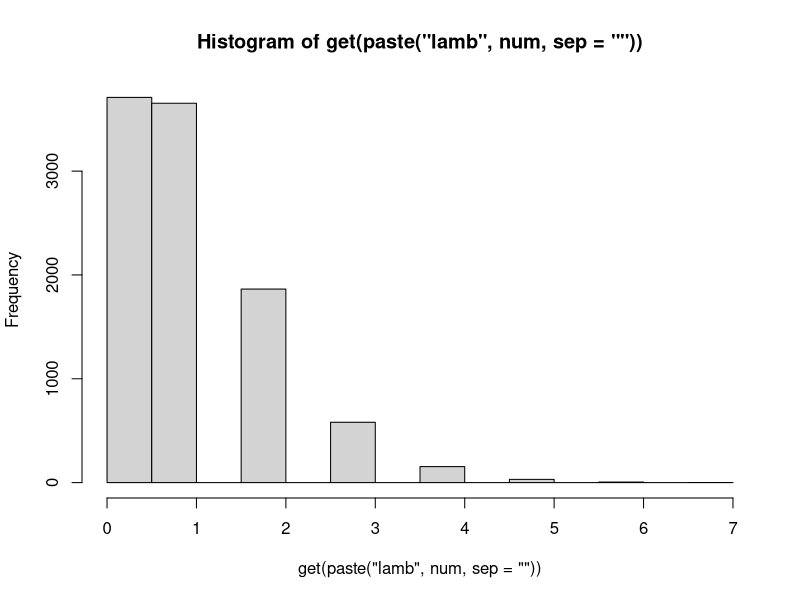
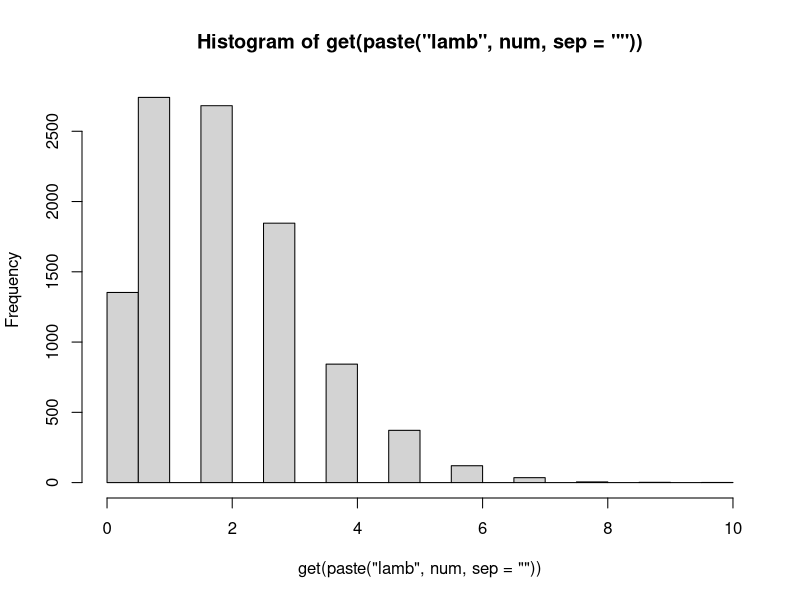
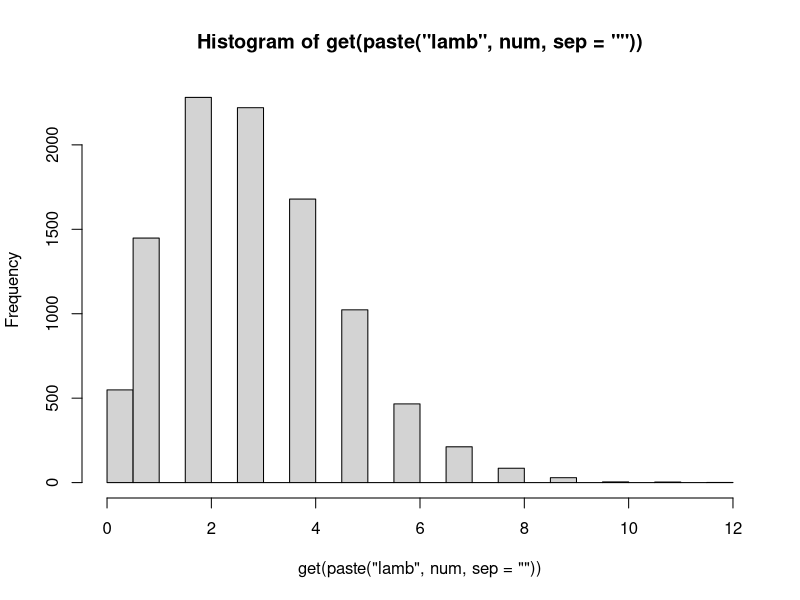
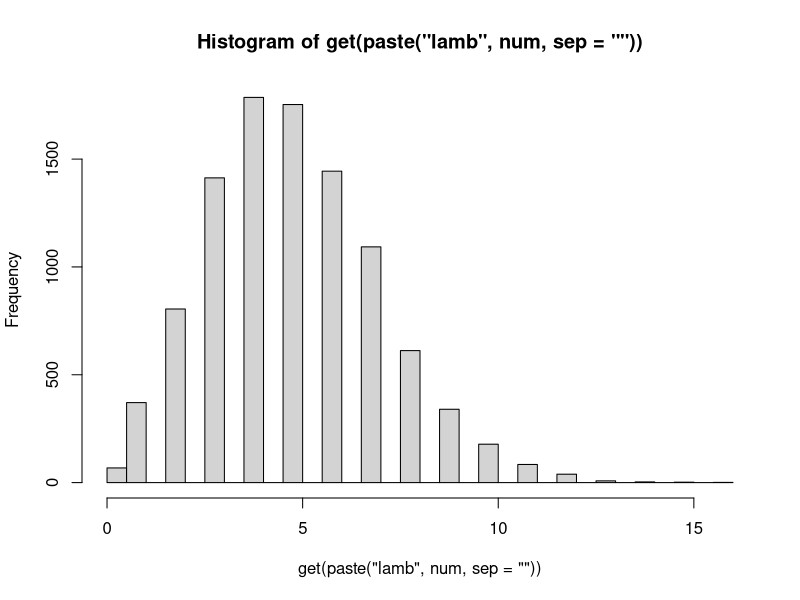
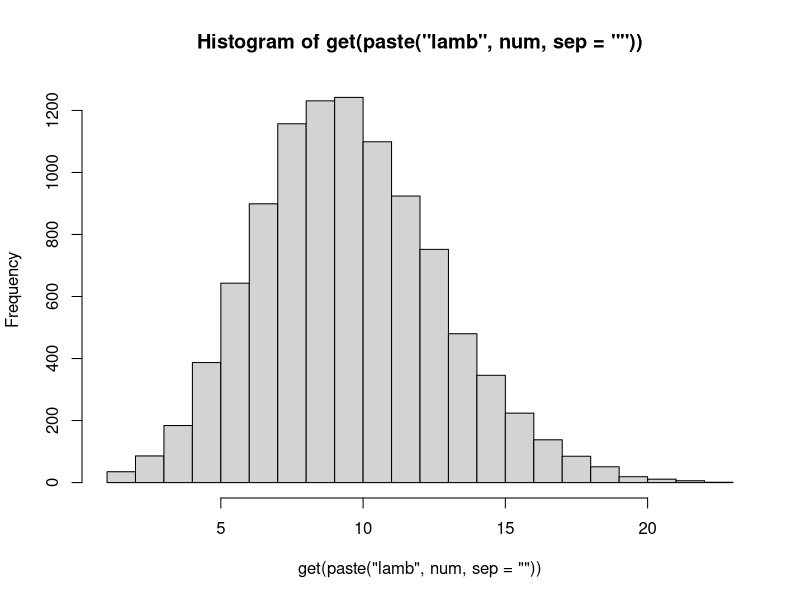
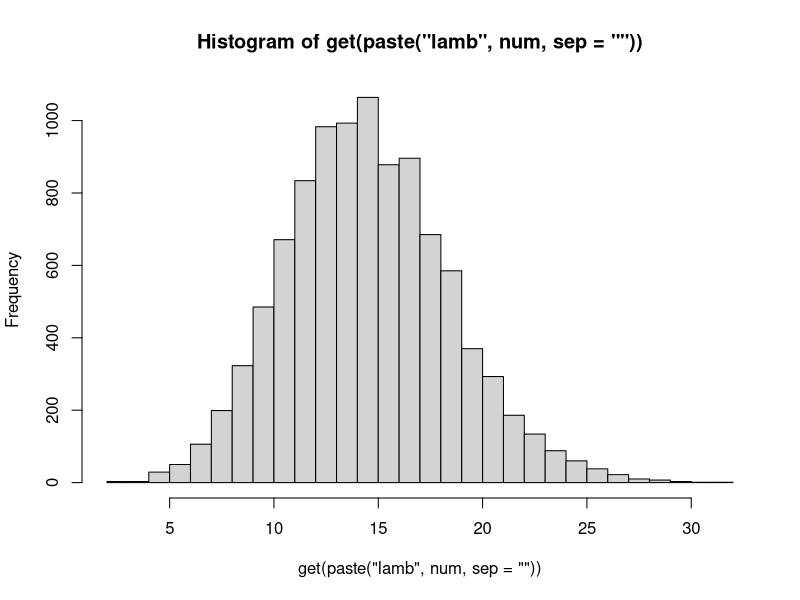
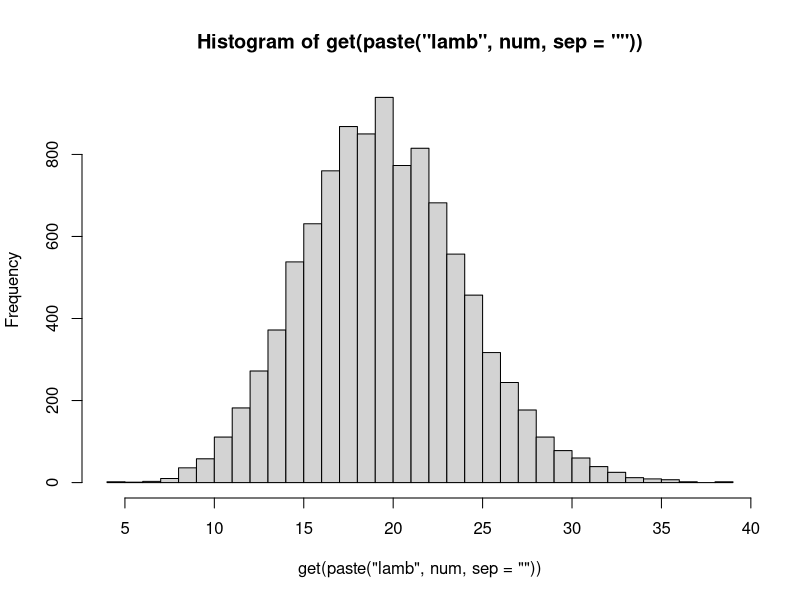
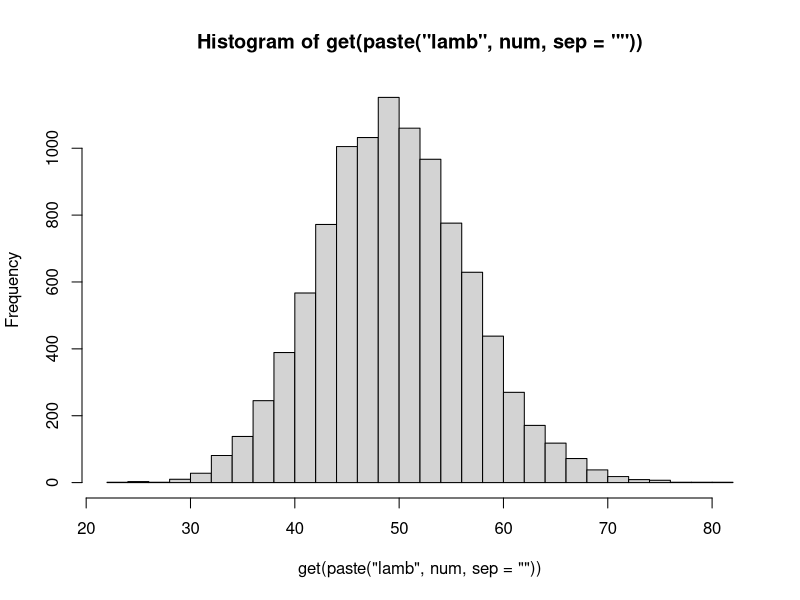

Write R code to recreate these figures, in order.
# Pset1, Question 3.1

num_lst = list(1,2,3,5,10,15,20,50,100,1000)
lamb_lst=list()
for (num in num_lst)
{
  set.seed(02138)
  assign(paste('lamb', num, sep=''), rpois(10000, num))
  hist(get(paste('lamb', num, sep='')), 25)
}

#test2